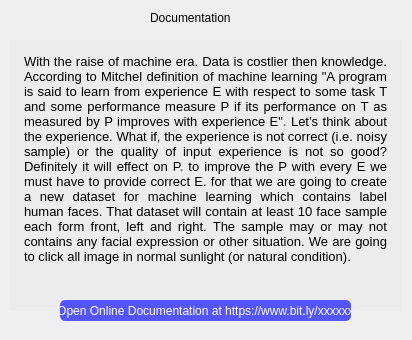
<?xml version="1.0" encoding="UTF-8"?>
<ui version="4.0">
 <class>Dialog</class>
 <widget class="QDialog" name="Dialog">
  <property name="windowModality">
   <enum>Qt::ApplicationModal</enum>
  </property>
  <property name="geometry">
   <rect>
    <x>0</x>
    <y>0</y>
    <width>412</width>
    <height>340</height>
   </rect>
  </property>
  <property name="windowTitle">
   <string>Documentation</string>
  </property>
  <property name="windowOpacity">
   <double>1.000000000000000</double>
  </property>
  <widget class="QLabel" name="label">
   <property name="geometry">
    <rect>
     <x>150</x>
     <y>10</y>
     <width>111</width>
     <height>16</height>
    </rect>
   </property>
   <property name="styleSheet">
    <string notr="true">font: 75 12pt &quot;Arial&quot;;</string>
   </property>
   <property name="text">
    <string>Documentation</string>
   </property>
  </widget>
  <widget class="QPushButton" name="link_btn">
   <property name="geometry">
    <rect>
     <x>60</x>
     <y>300</y>
     <width>291</width>
     <height>21</height>
    </rect>
   </property>
   <property name="cursor">
    <cursorShape>PointingHandCursor</cursorShape>
   </property>
   <property name="styleSheet">
    <string notr="true">border:0px;
background:rgb(85, 85, 255);
color:rgb(255, 255, 255);
border-radius:5px;</string>
   </property>
   <property name="text">
    <string>Open Online Documentation at https://www.bit.ly/xxxxxx</string>
   </property>
  </widget>
  <widget class="QTextBrowser" name="textBrowser">
   <property name="geometry">
    <rect>
     <x>10</x>
     <y>40</y>
     <width>391</width>
     <height>271</height>
    </rect>
   </property>
   <property name="styleSheet">
    <string notr="true">border:0px;
background:rgb(236, 236, 236);
padding:10px;</string>
   </property>
   <property name="html">
    <string>&lt;!DOCTYPE HTML PUBLIC &quot;-//W3C//DTD HTML 4.0//EN&quot; &quot;http://www.w3.org/TR/REC-html40/strict.dtd&quot;&gt;
&lt;html&gt;&lt;head&gt;&lt;meta name=&quot;qrichtext&quot; content=&quot;1&quot; /&gt;&lt;style type=&quot;text/css&quot;&gt;
p, li { white-space: pre-wrap; }
&lt;/style&gt;&lt;/head&gt;&lt;body style=&quot; font-family:'MS Shell Dlg 2'; font-size:8.25pt; font-weight:400; font-style:normal;&quot;&gt;
&lt;p align=&quot;justify&quot; style=&quot; margin-top:0px; margin-bottom:0px; margin-left:0px; margin-right:0px; -qt-block-indent:0; text-indent:0px;&quot;&gt;&lt;span style=&quot; font-size:10pt;&quot;&gt;With the raise of machine era. Data is costlier then knowledge. According to Mitchel definition of machine learning &amp;quot;A program is said to learn from experience E with respect to some task T and some performance measure P if its performance on T as measured by P improves with experience E&amp;quot;. Let’s think about the experience. What if, the experience is not correct (i.e. noisy sample) or the quality of input experience is not so good? Definitely it will effect on P. to improve the P with every E we must have to provide correct E. for that we are going to create a new dataset for machine learning which contains label human faces. That dataset will contain at least 10 face sample each form front, left and right. The sample may or may not contains any facial expression or other situation. We are going to click all image in normal sunlight (or natural condition). &lt;/span&gt;&lt;/p&gt;&lt;/body&gt;&lt;/html&gt;</string>
   </property>
  </widget>
  <zorder>label</zorder>
  <zorder>textBrowser</zorder>
  <zorder>link_btn</zorder>
 </widget>
 <resources/>
 <connections/>
</ui>
